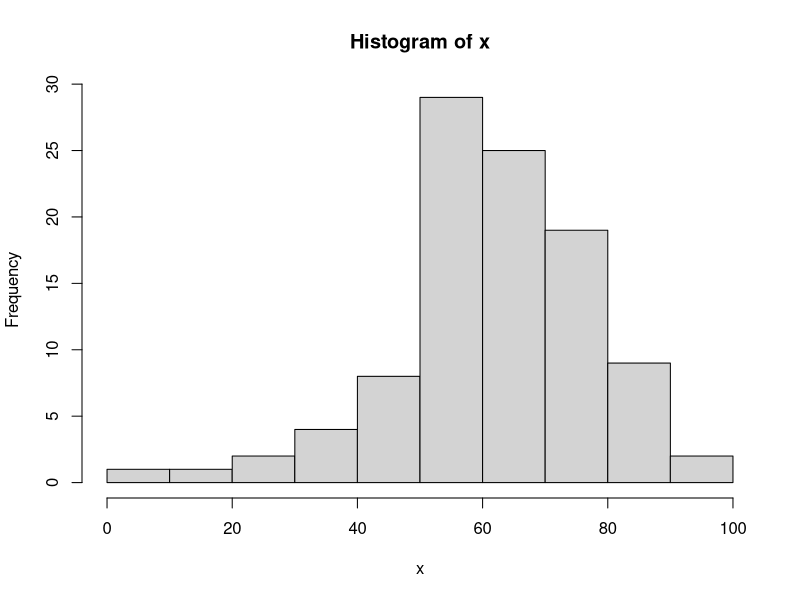
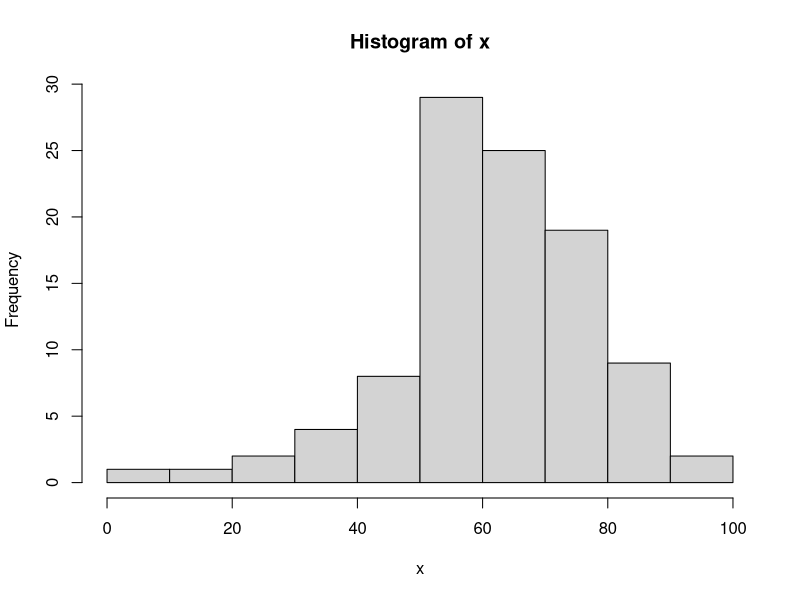

Generate these figures, in order, with R: (Note: this script raises an error after producing the figures.)

#plot ----
(x = rnorm(100, mean = 60, 15))
x[seq(1,100,2)]
hist(x)
hist(x, breaks = 10)
hist(x, breaks = c(10,40,80,100))
plot(x)
plot(density(x))

#matrices
data = round(rnorm(24, mean= 40,3))
trunc(35.5)
floor(c(15.4,22.21,65,-15.22))
ceiling(c(15.4,22.21,65,-15.22))
round(c(15.4,22.21,65,-15.22))
data
m1 = matrix(data,nrow =4)
colSums(m1)

colMeans(m1)



#dataframe

summary(mtcars)
head(mtcars)
table(mtcars$cyl)
barplot(table(mtcars$cyl),col=1:3)
pie(table(mtcars$cyl),col = 1:3)
table(mtcars$gear, mtcars$am, dnn = c('gear','am'))
aggregate(cbind(mpg,wt) ~ cyl+gear, data = mtcars, mean)
# mean mpg and wt for each gera and cycle type
?cbind


#factors
#without order
set.seed(1234) #to fix the pattern
(gender = sample(c('M','F'), size = 10000, replace = T,prob = c(0.7,0.3)))
table(gender)
prop.table(table(gender))

barplot(table(gender))
pie(table(gender))


#grades
set.seed(1234) #to fix the pattern
(grades = sample(c('E','G','S','P'), size = 10000, replace = T,prob = c(0.4,0.3,0.2,0.1)))

table(grades)
prop.table(table(grades))

barplot(table(grades))
pie(table(grades))

(grades2 = factor(grades, ordered = T,levels = c('E','G','S','P')))

#dplyr ---- 

library(dplyr)                 
df = mtcars
df[,c('cyl','vs','am','gear','carb')]= lapply(df[,c('cyl','vs','am','gear','carb')], factor)
df 
df %>% group_by(cyl,gear) %>% summarise(meanwt = mean(wt,na.rm = T),meanMPG = mean(mpg,na.rm = T))

df

#ggplot

ggplot(df, aes(x=wt, y=mpg)) + geom_point()
ggplot(df, aes(x=wt, y=mpg)) + geom_point(aes(color = am,size= hp, shape = carb))
?mtcars

ggplot(df,aes(x=cyl,y=gear))+geom_bar(stat = 'identity')
df %>% group_by(cyl,gear) %>% summarise(CNT = n())
ggplot(df %>% group_by(cyl,gear) %>% summarise(CNT = n()),aes(x=cyl,y=CNT,fill = gear))+geom_bar(stat = 'identity')
ggplot(df %>% group_by(cyl,gear) %>% summarise(CNT = n()),aes(x=cyl,y=CNT,fill = gear))+geom_bar(stat = 'identity',position = position_dodge())


#boxplot
library(ggplot2)
ggplot(df, aes(x='',y=mpg,fill = gear))+geom_boxplot()

